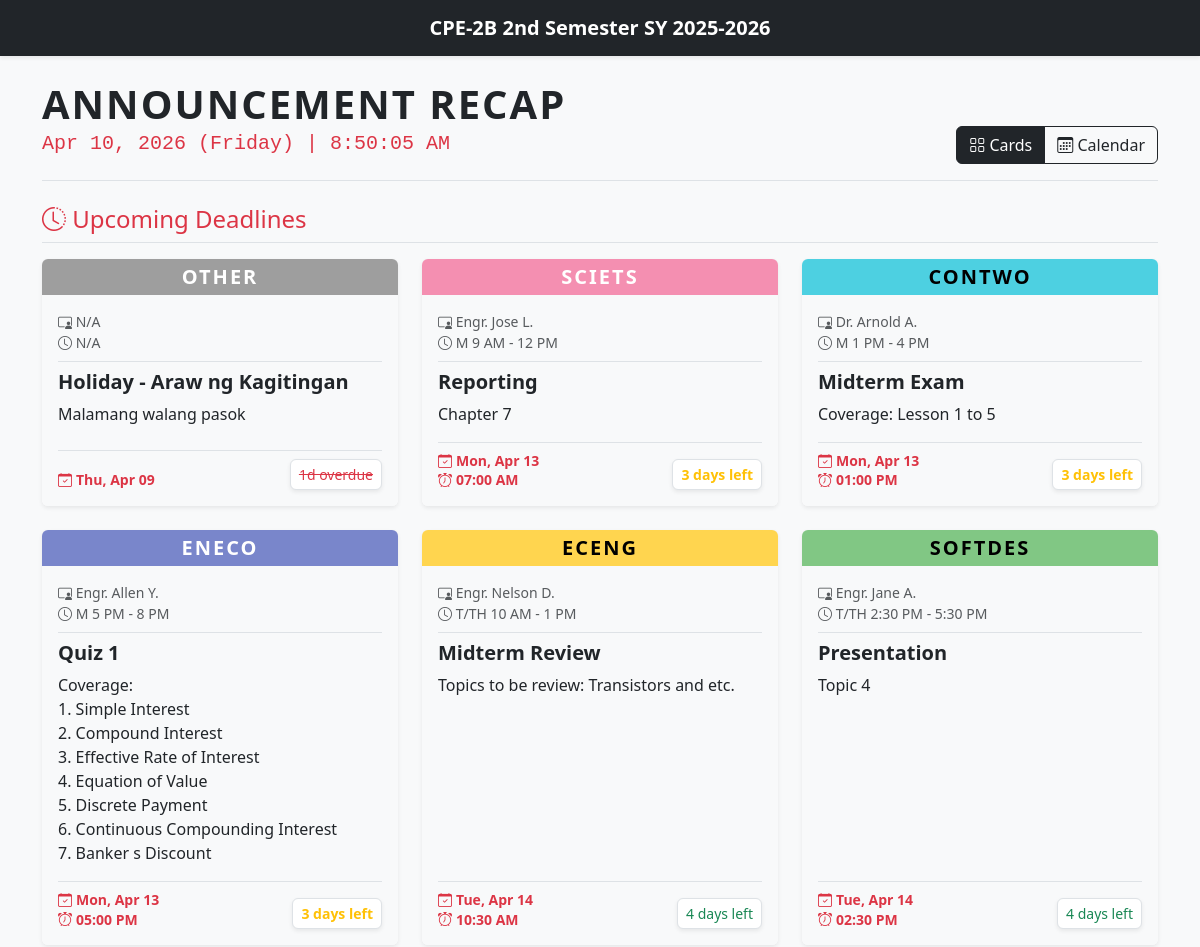
Before: / (upper part) with the older database file.
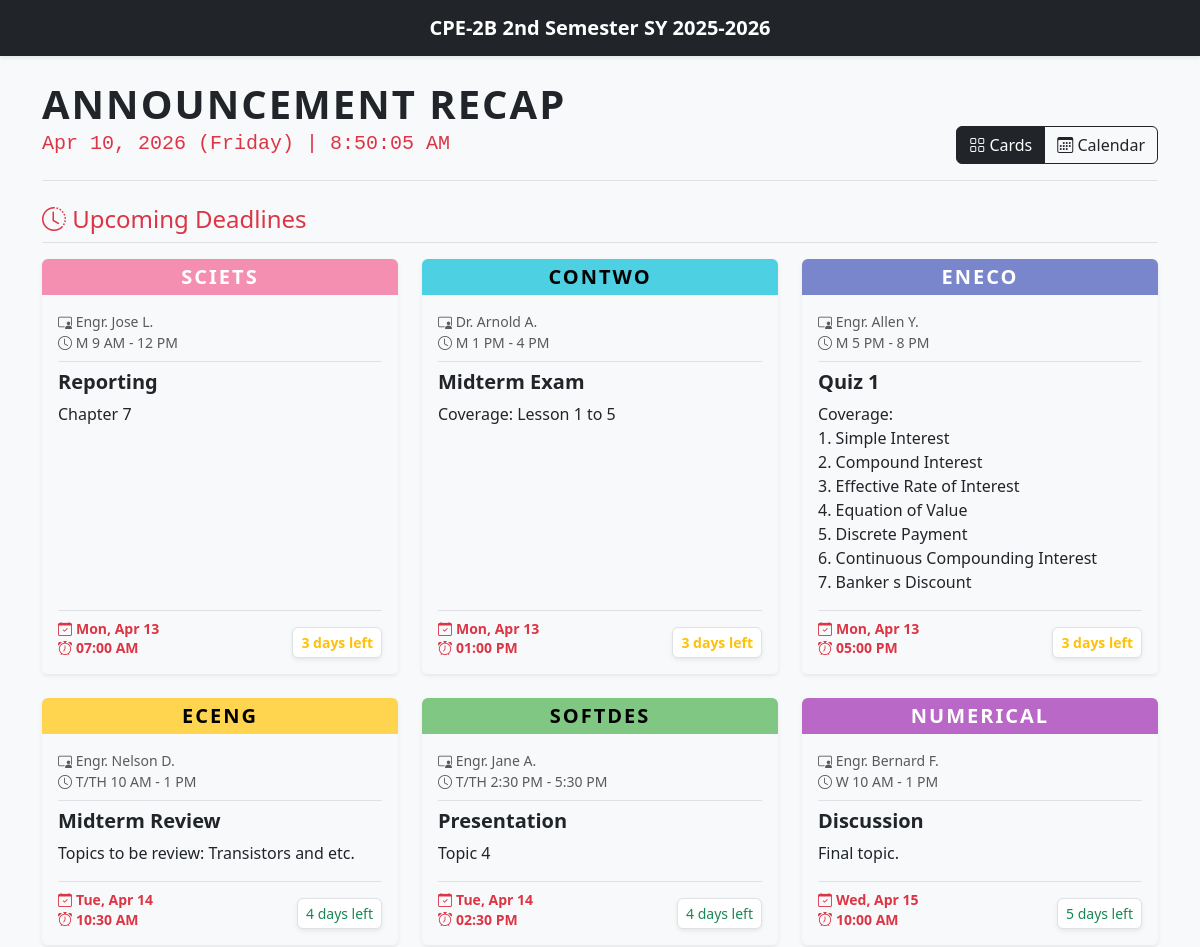
After: the same page with the newer database file.
### tables this page shows
CREATE TABLE IF NOT EXISTS `tbl_announcements` (
  `id` int NOT NULL AUTO_INCREMENT,
  `admin_id` int DEFAULT NULL,
  `subject_id` int DEFAULT NULL,
  `title` varchar(100) NOT NULL,
  `content` text NOT NULL,
  `due_date` date DEFAULT NULL,
  `due_time` time DEFAULT NULL,
  `end_date` date DEFAULT NULL,
  `status` enum('active','archived') DEFAULT 'active',
  `created_at` timestamp NULL DEFAULT CURRENT_TIMESTAMP,
  `updated_at` timestamp NULL DEFAULT CURRENT_TIMESTAMP ON UPDATE CURRENT_TIMESTAMP,
  PRIMARY KEY (`id`),
  KEY `admin_id` (`admin_id`),
  KEY `subject_id` (`subject_id`),
  KEY `idx_due_date` (`due_date`),
  KEY `idx_subject_status` (`subject_id`,`status`),
  CONSTRAINT `tbl_announcements_ibfk_1` FOREIGN KEY (`admin_id`) REFERENCES `tbl_admins` (`id`) ON DELETE SET NULL,
  CONSTRAINT `tbl_announcements_ibfk_2` FOREIGN KEY (`subject_id`) REFERENCES `tbl_subjects` (`id`) ON DELETE CASCADE
);

CREATE TABLE IF NOT EXISTS `tbl_subjects` (
  `id` int NOT NULL AUTO_INCREMENT,
  `code` varchar(20) NOT NULL,
  `name` varchar(100) NOT NULL,
  `professor` varchar(100) DEFAULT NULL,
  `schedule` varchar(100) DEFAULT NULL,
  `color_theme` varchar(50) DEFAULT 'bg-other',
  `status` enum('active','archived') DEFAULT 'active',
  `created_at` timestamp NULL DEFAULT CURRENT_TIMESTAMP,
  PRIMARY KEY (`id`)
);

### includes/helpers.php (called while the page is built, shortened)
<?php
function e($string)
{
    return htmlspecialchars($string ?? '', ENT_QUOTES, 'UTF-8');
}
function parseScheduleTime($schedule)
{
    if (preg_match('/(\d{1,2}(:\d{2})?\s*[AP]M)/i', $schedule, $matches)) {
        return strtotime($matches[1]);
    }
    return 9999999999;
}
function getActiveAnnouncements($pdo)
{
    $announcements = $pdo->query("SELECT a.*, s.code, s.name, s.professor, s.schedule, s.color_theme
                        FROM tbl_announcements a
                        LEFT JOIN tbl_subjects s ON a.subject_id = s.id
                        WHERE a.status = 'active' ORDER BY ISNULL(a.due_date), a.due_date ASC")->fetchAll();
    usort($announcements, function ($a, $b) {
        if ($a['due_date'] !== $b['due_date']) return 0;
        $timeA = parseScheduleTime($a['schedule']);
        $timeB = parseScheduleTime($b['schedule']);
        if ($timeA !== $timeB) return $timeA <=> $timeB;
        return strcmp($a['code'], $b['code']);
    });
    return $announcements;
}
function getDaysLeft(string $dueDate): array
{
    $today = new DateTime('today', new DateTimeZone('Asia/Manila'));
    $due   = new DateTime($dueDate, new DateTimeZone('Asia/Manila'));
    $diff  = (int) $today->diff($due)->format('%r%a');
    if ($diff > 3)       return ['label' => "{$diff} days left",  'class' => 'text-success'];
    if ($diff > 0)       return ['label' => "{$diff} days left",  'class' => 'text-warning fw-bold'];
    return               ['label' => abs($diff) . 'd overdue',    'class' => 'text-danger text-decoration-line-through'];
}

### public/index.php (the view, shortened to what this page needs)
<?php
require_once __DIR__ . '/../includes/db.php';
require_once __DIR__ . '/../includes/helpers.php';
$announcements = getActiveAnnouncements($pdo);
$upcomingDeadlines = array_filter($announcements, fn($a) => !empty($a['due_date']));
include __DIR__ . '/../includes/header.php';
?>
<div class="d-flex flex-column flex-md-row justify-content-between align-items-center align-items-md-end mb-4 mt-3 border-bottom pb-3 text-center text-md-start">
    <div class="mb-3 mb-md-0">
        <h1 class="display-6 fw-bold text-uppercase mb-0" style="letter-spacing: 2px;">Announcement Recap</h1>
        <h5 class="text-danger font-monospace mt-1">
            <?= date('M d, Y (l)') ?> | <span id="liveClock"><?= date('h:i:s A') ?></span>
        </h5>
    </div>
    <div class="btn-group" role="group">
        <button class="btn btn-outline-dark active" id="btn-card" onclick="toggleView('card')"><i class="bi bi-grid"></i> Cards</button>
        <button class="btn btn-outline-dark" id="btn-calendar" onclick="toggleView('calendar')"><i class="bi bi-calendar3"></i> Calendar</button>
    </div>
</div>
<div id="view-card">
    <h4 class="text-danger mb-3 border-bottom pb-2"><i class="bi bi-clock-history"></i> Upcoming Deadlines</h4>
    <div class="row row-cols-1 row-cols-md-2 row-cols-lg-3 g-4 mb-5">
        <?php foreach ($upcomingDeadlines as $row): ?>
            <?php $timeStatus = getDaysLeft($row['due_date']); ?>
            <div class="col">
                <div class="card h-100 shadow-sm border-0 announcement-card">
                    <div class="card-header border-0 text-center p-0">
                        <span class='badge w-100 py-2 fs-5 <?= e($row['color_theme']) ?>' style="border-radius: 6px 6px 0 0; letter-spacing: 2px;">
                            <?= e($row['code']) ?>
                        </span>
                    </div>
                    <div class="card-body pt-3 bg-light rounded-bottom d-flex flex-column">
                        <div class="text-muted small mb-2 border-bottom pb-2">
                            <i class="bi bi-person-video3"></i> <?= e($row['professor']) ?> <br>
                            <i class="bi bi-clock"></i> <?= e($row['schedule']) ?>
                        </div>
                        <h5 class="card-title fw-bold text-dark"><?= e($row['title']) ?></h5>
                        <div class="card-text mb-3 flex-grow-1"><?= nl2br(e($row['content'])) ?></div>
                        <div class="mt-auto pt-2 border-top d-flex justify-content-between align-items-end">
                            <div class="text-danger fw-bold small" style="line-height: 1.4;">
                                <?php if ($row['end_date']): ?>
                                    <div>
                                        <i class="bi bi-calendar-check me-1"></i><?= date('M d', strtotime($row['due_date'])) ?> - <?= date('M d, Y', strtotime($row['end_date'])) ?>
                                    </div>
                                <?php else: ?>
                                    <div>
                                        <i class="bi bi-calendar-check me-1"></i><?= date('D, M d', strtotime($row['due_date'])) ?>
                                    </div>
                                    <?php if (!empty($row['due_time'])): ?>
                                        <div>
                                            <i class="bi bi-alarm me-1"></i><?= date('h:i A', strtotime($row['due_time'])) ?>
                                        </div>
                                    <?php endif; ?>
                                <?php endif; ?>
                            </div>
                            <span class="small <?= $timeStatus['class'] ?> bg-white px-2 py-1 rounded border shadow-sm">
                                <?= $timeStatus['label'] ?>
                            </span>
                        </div>
                    </div>
                </div>
            </div>
        <?php endforeach; ?>
    </div>
</div>
<?php include __DIR__ . '/../includes/footer.php'; ?>

### includes/header.php (shortened to what this page needs)
<?php
$isAdmin = isset($_SESSION['admin_id']);
?>
<!DOCTYPE html>
<html lang="en">
<head>
    <link href="https://cdn.jsdelivr.net/npm/bootstrap@5.3.0/dist/css/bootstrap.min.css" rel="stylesheet">
    <link rel="stylesheet" href="https://cdn.jsdelivr.net/npm/bootstrap-icons@1.10.5/font/bootstrap-icons.css">
    <link rel="stylesheet" href="/assets/css/style.css">
</head>
<body class="bg-light">
    <nav class="navbar navbar-expand-lg navbar-dark bg-dark mb-4 shadow-sm">
        <div class="container">
            <?php if ($isAdmin): ?>
                <a class="navbar-brand fw-bold d-flex align-items-center" href="/admin/index.php">
                    <i class="bi bi-shield-lock fs-4 me-2"></i>
                    Admin: <?= e($_SESSION['username'] ?? 'User') ?>
                </a>
                <button class="navbar-toggler" type="button" data-bs-toggle="collapse" data-bs-target="#navbarNav">
                    <span class="navbar-toggler-icon"></span>
                </button>
                <div class="collapse navbar-collapse" id="navbarNav">
                    <ul class="navbar-nav ms-auto">
                        <li class="nav-item"><a class="nav-link" href="/public/index.php">Portal</a></li>
                        <li class="nav-item"><a class="nav-link" href="/admin/index.php">Announcements</a></li>
                        <li class="nav-item"><a class="nav-link" href="/admin/subjects.php">Subjects</a></li>
                        <li class="nav-item"><a class="nav-link" href="/admin/history.php">Audit Log</a></li>
                        <li class="nav-item ms-lg-3"><a class="nav-link text-danger fw-bold" href="/auth/logout.php">Logout</a></li>
                    </ul>
                </div>
            <?php else: ?>
                <a class="navbar-brand fw-bold mx-auto" href="/">CPE-2B 2nd Semester SY 2025-2026</a>
            <?php endif; ?>
        </div>
    </nav>
    <div class="container pb-5">
        <?php require_once __DIR__ . '/helpers.php';
        displayFlash(); ?>

### includes/footer.php (shortened to what this page needs)
</div>
</body>
</html>

### assets/css/style.css (style rules this page uses)
body { background-color: #f8f9fa; font-family: "Segoe UI", Tahoma, Geneva, Verdana, sans-serif; }
.announcement-card { transition: transform 0.2s; }
.bg-sciets { background-color: #f48fb1 !important; color: #fff !important; }
.bg-contwo { background-color: #4dd0e1 !important; color: #000 !important; }
.bg-eneco { background-color: #7986cb !important; color: #fff !important; }
.bg-eceng { background-color: #ffd54f !important; color: #000 !important; }
.bg-softdes { background-color: #81c784 !important; color: #000 !important; }
.bg-numerical { background-color: #ba68c8 !important; color: #fff !important; }
.bg-other { background-color: #9e9e9e !important; color: #fff !important; }

Changed rows visible on the page:
no longer on this page (row edited): tbl_announcements: subject.code "OTHER", subject.professor "N/A", subject.schedule "N/A", title "Holiday - Araw ng Kagitingan", content "Malamang walang pasok", due_date "Thu, Apr 09", due_date "1d overdue"
now on this page (row unchanged): tbl_announcements: subject.code "NUMERICAL", subject.professor "Engr. Bernard F.", subject.schedule "W 10 AM - 1 PM", title "Discussion", content "Final topic.", due_date "Wed, Apr 15", due_time "10:00 AM", due_date "5 days left"
